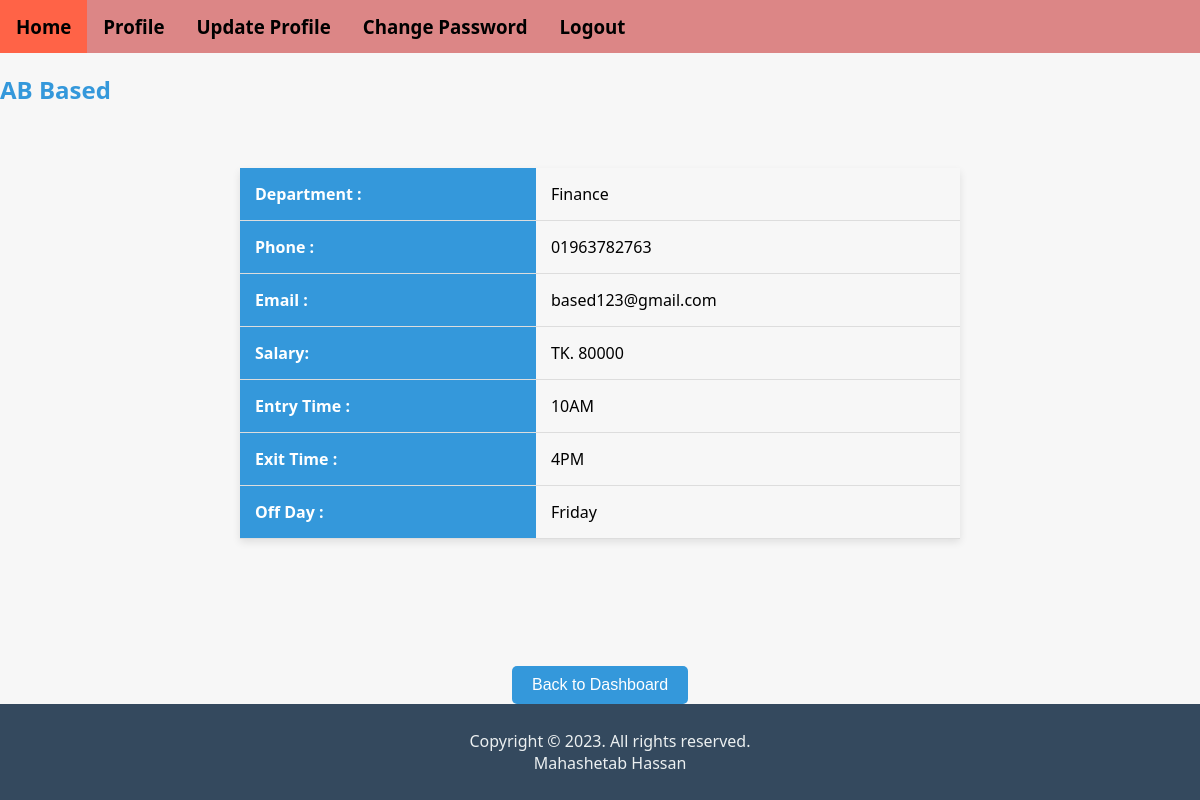
/individual_data.php?ref=1 (signed in), run on the app's committed database.
### tables this page shows
CREATE TABLE `staff` (
  `sl` bigint(20) UNSIGNED NOT NULL,
  `id` varchar(10) NOT NULL,
  `name` text NOT NULL,
  `number` text NOT NULL,
  `email` text NOT NULL,
  `department` text NOT NULL,
  `salary` text NOT NULL,
  `entry_time` text NOT NULL,
  `exit_time` text NOT NULL,
  `off_day` text NOT NULL
);

### individual_data.php (the view, shortened to what this page needs)
<?php include"header.php"; ?>
<?php
$id = $_GET['ref'];
include"../conn.php";
$ssql = "SELECT * FROM staff where sl='$id'";
$rresult = mysqli_query($conn,$ssql);
while ($row = mysqli_fetch_assoc($rresult)){
?>
<h2><?php echo $row['name'] ; ?></h2>
<table style="text-align:left">
        <tr><th>Department : </th> <td><?php echo $row['department'] ; ?></td></tr>
        <tr><th>Phone : </th> <td><?php echo $row['number'] ; ?></td></tr>
        <tr><th>Email : </th> <td><?php echo $row['email'] ; ?></td> </tr>
        <tr><th>Salary: </th> <td>TK. <?php echo $row['salary'] ; ?></td></tr>
        <tr><th>Entry Time : </th>  <td><?php echo $row['entry_time'] ; ?></td></tr>
        <tr><th>Exit Time : </th><br> <td><?php echo $row['exit_time'] ; ?></td></tr>
        <tr><th>Off Day : </th> <td><?php echo $row['off_day'] ; ?></td></tr>
</table>
<button><a href="all_staff.php">Back to Dashboard</a></button>
<?php } ?>
<?php include"footer.php"; ?>

### individual_data.php (style rules this page uses)
body { font-family: 'Segoe UI', Tahoma, Geneva, Verdana, sans-serif; background-color: #f7f7f7; margin: 0; padding: 0; }
h2 { color: #3498db; }
table { width: 60%; margin: 20px auto; border-collapse: collapse; box-shadow: 0 4px 8px rgba(0, 0, 0, 0.1); }
th, td { padding: 15px; text-align: left; border-bottom: 1px solid #ddd; }
th { background-color: #3498db; color: white; }
button { background-color: #3498db; color: #fff; border: none; padding: 10px 20px; text-align: center; text-decoration: none; display: block; margin: 20px auto; font-size: 16px; cursor: pointer; border-radius: 5px; transition: background-color 0.3s ease; }
button a { color: inherit; text-decoration: none; }

### data on the page
staff: name "AB Based", department "Finance", number "01963782763", email "based123@gmail.com", salary "80000", entry_time "10AM", exit_time "4PM", off_day "Friday"
